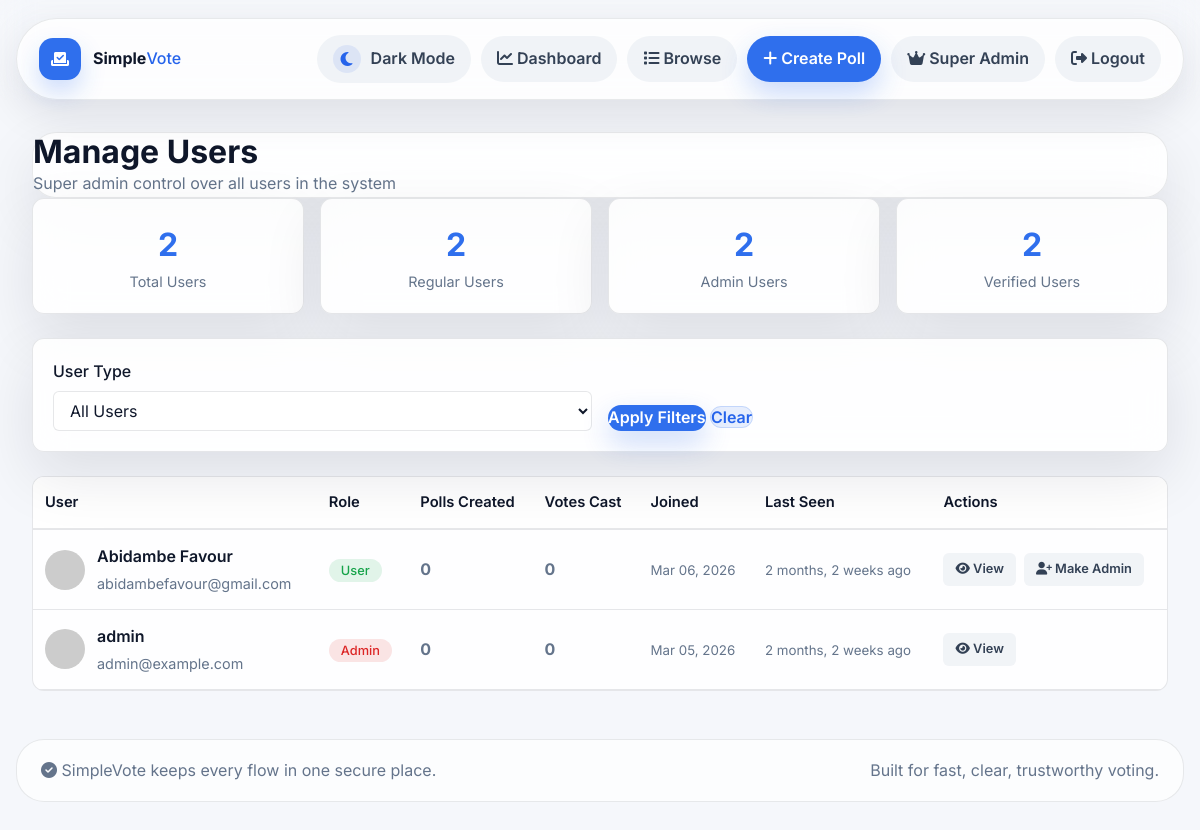
The page /voting/admin/manage-users/ (signed in) on the database as committed earlier.
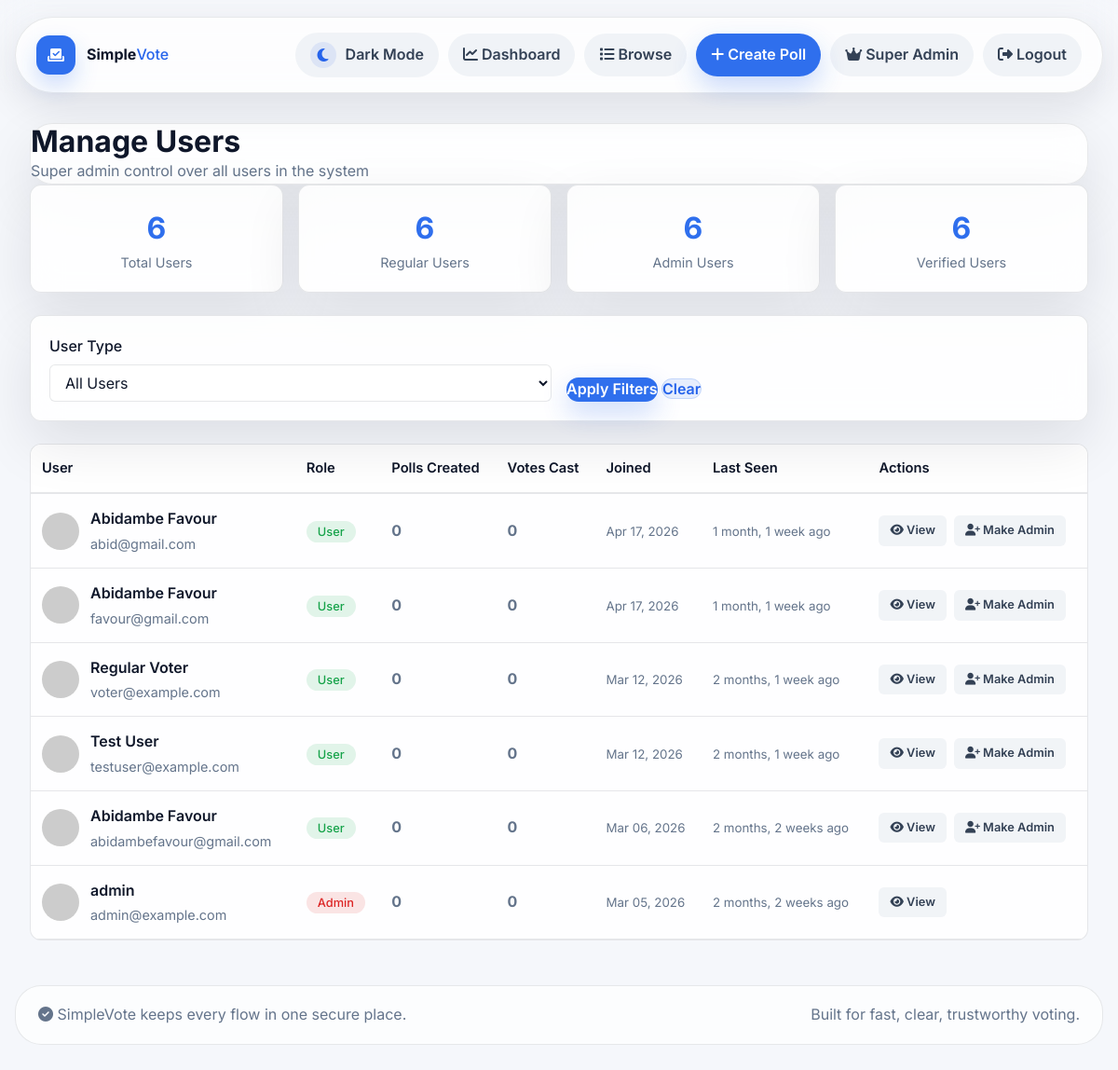
The same page on the database as committed later.
### accounts/models.py (models this page shows, shortened)
class User(AbstractUser):
    email = models.EmailField(unique=True)
    bio = models.TextField(max_length=500, blank=True)
    avatar = models.ImageField(upload_to='avatars/', blank=True, null=True)
    date_of_birth = models.DateField(null=True, blank=True)
    location = models.CharField(max_length=100, blank=True)
    website = models.URLField(blank=True)
    phone_number = models.CharField(max_length=20, blank=True)
    is_verified = models.BooleanField(default=False)
    last_seen = models.DateTimeField(default=timezone.now)
    created_at = models.DateTimeField(auto_now_add=True)
    USERNAME_FIELD = 'email'
    REQUIRED_FIELDS = ['username']
    class Meta:
        ordering = ['-date_joined']
    def get_full_name(self):
        return f"{self.first_name} {self.last_name}".strip() or self.username
    def get_avatar_url(self):
        if self.avatar:
            return self.avatar.url
        return f"https://ui-avatars.com/api/?name={self.get_full_name()}&background=0d6efd&color=fff&size=150"

### voting/admin_views.py (the view)
# urls.py: path('admin/manage-users/', admin_views.manage_users, name='manage_users'),
@login_required
@user_passes_test(is_super_admin)
def manage_users(request):
    users = User.objects.annotate(
        poll_count=Count('created_polls'),
        vote_count=Count('votes')
    ).order_by('-date_joined')
    user_type = request.GET.get('type')
    if user_type == 'admin':
        users = users.filter(is_staff=True)
    elif user_type == 'regular':
        users = users.filter(is_staff=False)
    elif user_type == 'verified':
        users = users.filter(is_verified=True)
    context = {
        'users': users,
        'user_type': user_type,
    }
    return render(request, 'voting/manage_users.html', context)

### voting/admin_views.py (called while the page is built)
def is_super_admin(user):
    return user.is_superuser and user.is_staff

### templates/voting/manage_users.html (shortened to what this page needs)
{% extends 'base.html' %}
{% block content %}
<div class="container">
    <div class="page-header">
        <h1>Manage Users</h1>
        <p>Super admin control over all users in the system</p>
    </div>
    <div class="stats-row">
        <div class="stat-card">
            <div class="stat-number">{{ users|length }}</div>
            <div class="stat-label">Total Users</div>
        </div>
        <div class="stat-card">
            <div class="stat-number">{{ users|length }}</div>
            <div class="stat-label">Regular Users</div>
        </div>
        <div class="stat-card">
            <div class="stat-number">{{ users|length }}</div>
            <div class="stat-label">Admin Users</div>
        </div>
        <div class="stat-card">
            <div class="stat-number">{{ users|length }}</div>
            <div class="stat-label">Verified Users</div>
        </div>
    </div>
    <div class="filters-section">
        <form method="get" class="filter-form">
            <div class="filter-group">
                <label for="type">User Type</label>
                <select name="type" id="type">
                    <option value="">All Users</option>
                </select>
            </div>
            <div class="filter-group">
                <button type="submit" class="btn btn-primary">Apply Filters</button>
                <a href="{% url 'voting:manage_users' %}" class="btn btn-secondary">Clear</a>
            </div>
        </form>
    </div>
    <div class="users-table">
        <div class="table-responsive">
            <table class="table">
                <thead>
                    <tr>
                        <th>User</th>
                        <th>Role</th>
                        <th>Polls Created</th>
                        <th>Votes Cast</th>
                        <th>Joined</th>
                        <th>Last Seen</th>
                        <th>Actions</th>
                    </tr>
                </thead>
                <tbody>
                    {% for user in users %}
                    <tr>
                        <td>
                            <div class="user-info">
                                <img src="{{ user.get_avatar_url }}" alt="{{ user.username }}" class="user-avatar">
                                <div class="user-details">
                                    <div class="user-name">
                                        {{ user.get_full_name|default:user.username }}
                                    </div>
                                    <div class="user-email">{{ user.email }}</div>
                                </div>
                            </div>
                        </td>
                        <td>
                            {% if user.is_staff %}
                                <span class="role-badge role-admin">Admin</span>
                            {% else %}
                                <span class="role-badge role-user">User</span>
                            {% endif %}
                        </td>
                        <td>
                            <strong>{{ user.poll_count }}</strong>
                        </td>
                        <td>
                            <strong>{{ user.vote_count }}</strong>
                        </td>
                        <td>
                            <small>{{ user.date_joined|date:"M d, Y" }}</small>
                        </td>
                        <td>
                            <small>{{ user.last_seen|timesince }} ago</small>
                        </td>
                        <td>
                            <div class="action-buttons">
                                <a href="{% url 'accounts:profile' user.username %}" class="btn btn-sm btn-outline-primary">
                                    <i class="fas fa-eye"></i> View
                                </a>
                                {% if user != request.user %}
                                <form method="post" action="{% url 'voting:toggle_user' user.id %}" style="display: inline;">
                                    <button type="submit" class="btn btn-sm {% if user.is_staff %}btn-danger{% else %}btn-success{% endif %}">
                                        {% if user.is_staff %}
                                            <i class="fas fa-user-minus"></i> Remove Admin
                                        {% else %}
                                            <i class="fas fa-user-plus"></i> Make Admin
                                        {% endif %}
                                    </button>
                                </form>
                                {% endif %}
                            </div>
                        </td>
                    </tr>
                    {% empty %}
                    <tr>
                        <td colspan="7" class="text-center text-muted py-4">
                            No users found.
                        </td>
                    </tr>
                    {% endfor %}
                </tbody>
            </table>
        </div>
    </div>
</div>
{% endblock %}

### templates/base.html (shortened to what this page needs)
<!DOCTYPE html>
<html lang="en">
<head>
    <link rel="stylesheet" href="https://cdnjs.cloudflare.com/ajax/libs/font-awesome/6.5.2/css/all.min.css">
</head>
<body>
    <div class="site-shell">
        <div class="site-nav-wrap">
            <div class="container">
                <nav class="site-nav">
                    <a class="brand" href="{% url 'accounts:landing' %}">
                        <span class="brand-icon"><i class="fas fa-vote-yea"></i></span>
                        <span class="brand-text">Simple<span>Vote</span></span>
                    </a>
                    <div class="site-nav-links">
                        <button type="button" class="theme-toggle" id="themeToggle" aria-label="Switch to dark mode" aria-pressed="false">
                            <span class="theme-toggle-icon"><i class="fas fa-moon"></i></span>
                            <span class="theme-toggle-label">Dark Mode</span>
                        </button>
                        {% if user.is_authenticated %}
                            <a href="{% url 'accounts:dashboard' %}"><i class="fas fa-chart-line"></i> Dashboard</a>
                            <a href="{% url 'voting:poll_list' %}"><i class="fas fa-list"></i> Browse</a>
                            {% if user.is_staff %}
                                <a href="{% url 'voting:create_poll' %}" class="btn-primary"><i class="fas fa-plus"></i> Create Poll</a>
                            {% else %}
                                <a href="{% url 'accounts:my_votes' %}" class="btn-primary"><i class="fas fa-vote-yea"></i> My Votes</a>
                            {% endif %}
                            {% if user.is_superuser %}
                                <a href="{% url 'voting:super_admin_dashboard' %}"><i class="fas fa-crown"></i> Super Admin</a>
                            {% elif user.is_staff %}
                                <a href="{% url 'accounts:admin_dashboard' %}"><i class="fas fa-shield-halved"></i> Admin</a>
                            {% endif %}
                            <a href="{% url 'accounts:logout' %}" class="btn-danger"><i class="fas fa-right-from-bracket"></i> Logout</a>
                        {% else %}
                            <a href="{% url 'accounts:landing' %}"><i class="fas fa-house"></i> Home</a>
                            <a href="{% url 'accounts:login' %}"><i class="fas fa-right-to-bracket"></i> Sign In</a>
                            <a href="{% url 'accounts:register' %}" class="btn-primary"><i class="fas fa-user-plus"></i> Register</a>
                        {% endif %}
                    </div>
                </nav>
            </div>
        </div>
        <main class="page-main">
            <div class="container">
                {% block content %}{% endblock %}
            </div>
        </main>
        <footer class="site-footer">
            <div class="container">
                <div class="site-footer-inner">
                    <span><i class="fas fa-check-circle"></i> SimpleVote keeps every flow in one secure place.</span>
                    <span>Built for fast, clear, trustworthy voting.</span>
                </div>
            </div>
        </footer>
    </div>
</body>
</html>

### templates/voting/manage_users.html (style rules this page uses)
.filters-section { background: var(--card-bg); border-radius: 12px; padding: 20px; margin-bottom: 24px; border: 1px solid var(--line); }
.users-table { background: var(--card-bg); border-radius: 12px; overflow: hidden; border: 1px solid var(--line); }
.table { margin: 0; }
.table th { background: var(--surface); border-bottom: 2px solid var(--line); font-weight: 600; color: var(--text-primary); }
.table td { vertical-align: middle; border-bottom: 1px solid var(--line); }
.user-avatar { width: 40px; height: 40px; border-radius: 50%; margin-right: 12px; }
.user-info { display: flex; align-items: center; }
.user-details { flex: 1; }
.user-name { font-weight: 600; color: var(--text-primary); margin-bottom: 2px; }
.user-email { color: var(--text-secondary); font-size: 0.9rem; }
.role-badge { padding: 4px 12px; border-radius: 20px; font-size: 0.8rem; font-weight: 500; }
.role-admin { background: var(--danger-light); color: var(--danger); }
.role-user { background: var(--success-light); color: var(--success); }
.action-buttons { display: flex; gap: 8px; }
.btn-sm { padding: 6px 12px; font-size: 0.8rem; border-radius: 6px; }
.filter-form { display: flex; gap: 16px; align-items: end; flex-wrap: wrap; }
.filter-group { flex: 1; min-width: 200px; }
.filter-group label { display: block; margin-bottom: 6px; font-weight: 500; color: var(--text-primary); }
.filter-group select { width: 100%; padding: 8px 12px; border: 1px solid var(--line); border-radius: 6px; background: var(--surface); color: var(--text-primary); }
.stats-row { display: grid; grid-template-columns: repeat(auto-fit, minmax(200px, 1fr)); gap: 16px; margin-bottom: 24px; }
.stat-card { background: var(--card-bg); border-radius: 12px; padding: 20px; border: 1px solid var(--line); text-align: center; }
.stat-number { font-size: 2rem; font-weight: bold; color: var(--primary); }
.stat-label { color: var(--text-secondary); font-size: 0.9rem; }

Rows that differ between the two databases and show on the page:
added User: get_full_name "Abidambe Favour", email "abid@gmail.com", is_staff "User", poll_count "0", vote_count "0", date_joined "Apr 17, 2026", last_seen "1 month, 1 week"
added User: get_full_name "Abidambe Favour", email "favour@gmail.com", is_staff "User", poll_count "0", vote_count "0", date_joined "Apr 17, 2026", last_seen "1 month, 1 week"
added User: get_full_name "Regular Voter", email "voter@example.com", is_staff "User", poll_count "0", vote_count "0", date_joined "Mar 12, 2026", last_seen "2 months, 1 week"
added User: get_full_name "Test User", email "testuser@example.com", is_staff "User", poll_count "0", vote_count "0", date_joined "Mar 12, 2026", last_seen "2 months, 1 week"
Other text that changed with them:
{{ users|length }}: "2" → "6"
